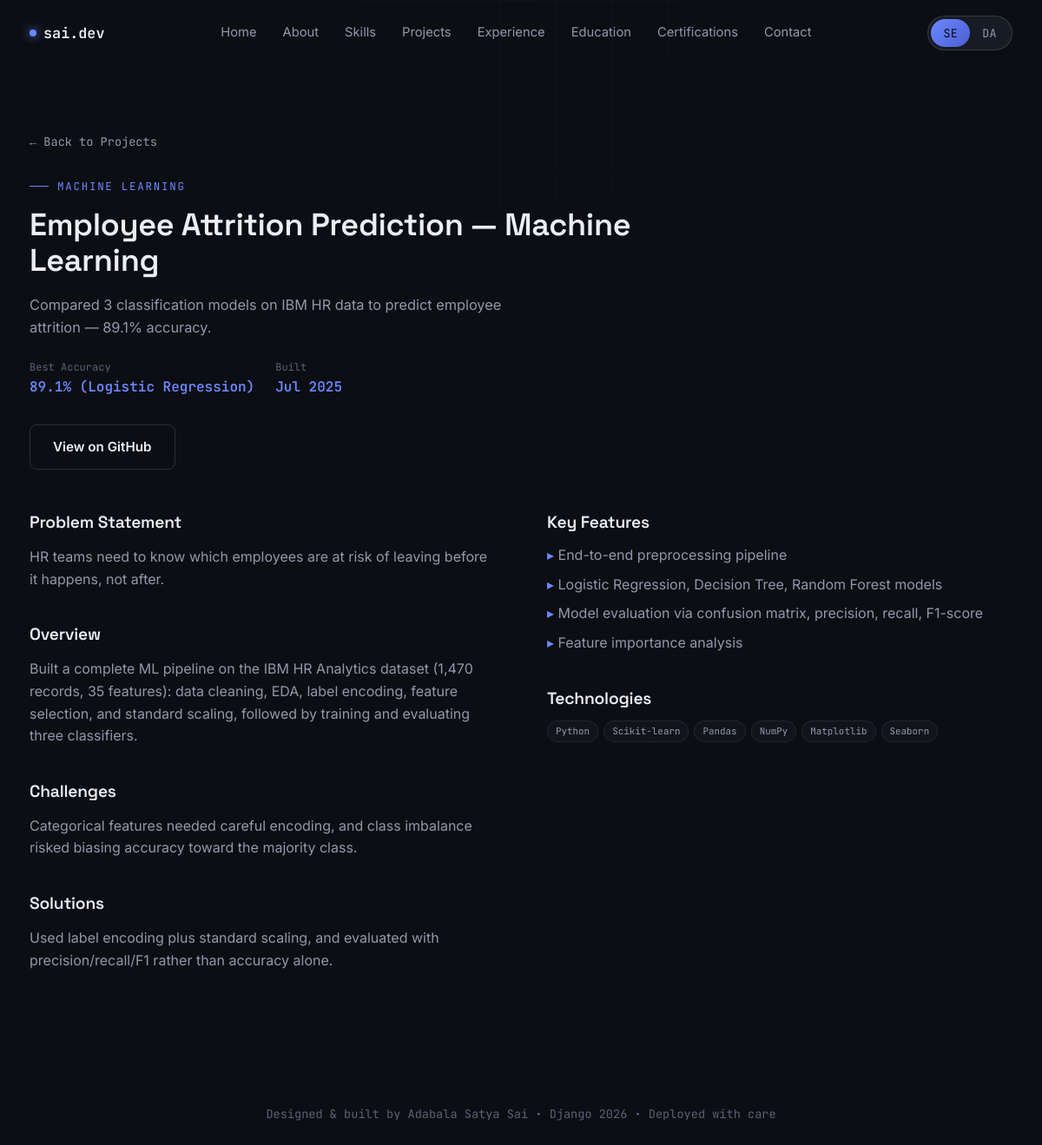
The app's page /projects/employee-attrition-prediction-machine-learning/ with its own data.
### core/models.py (models this page shows, shortened)
class Project(models.Model):
    CATEGORY_CHOICES = [
        ("django", "Django / Web"),
        ("python", "Python"),
        ("data", "Data Analysis"),
        ("ml", "Machine Learning"),
        ("bi", "Business Intelligence"),
    ]
    title = models.CharField(max_length=120)
    slug = models.SlugField(max_length=140, unique=True, blank=True)
    track = models.CharField(max_length=6, choices=TRACK_CHOICES, default="both")
    category = models.CharField(max_length=10, choices=CATEGORY_CHOICES, default="django")
    short_description = models.CharField(max_length=220)
    description = models.TextField(blank=True)
    problem_statement = models.TextField(blank=True)
    features = models.TextField(blank=True, help_text="One feature per line.")
    challenges = models.TextField(blank=True)
    solutions = models.TextField(blank=True)
    technologies = models.CharField(
        max_length=300, help_text="Comma-separated, e.g. Python, Django, SQLite"
    )
    image = models.ImageField(upload_to="projects/", blank=True, null=True)
    github_url = models.URLField(blank=True)
    live_url = models.URLField(blank=True)
    metric_label = models.CharField(
        max_length=60, blank=True, help_text="e.g. 'Accuracy' or 'Records analyzed'"
    )
    metric_value = models.CharField(max_length=60, blank=True, help_text="e.g. '89.1%'")
    featured = models.BooleanField(default=False)
    order = models.PositiveIntegerField(default=0)
    created_at = models.DateField()
    class Meta:
        ordering = ["order", "-created_at"]
    @property
    def tech_list(self):
        return [t.strip() for t in self.technologies.split(",") if t.strip()]
    @property
    def feature_list(self):
        return [f.strip() for f in self.features.splitlines() if f.strip()]

class SiteProfile(models.Model):
    full_name = models.CharField(max_length=120, default="Adabala Satya Sai")
    location = models.CharField(max_length=120, default="Razole, Andhra Pradesh, India")
    email = models.EmailField(default="saiadabala53@gmail.com")
    phone = models.CharField(max_length=30, blank=True, default="+91 8008968188")
    github_url = models.URLField(default="https://github.com/Satyasai-Adabala")
    linkedin_url = models.URLField(default="https://linkedin.com/in/satya-sai-adabala-333687286")
    tagline_se = models.CharField(
        max_length=200, default="Python & Django Developer building things that ship."
    )
    tagline_da = models.CharField(
        max_length=200, default="Data Analyst turning raw numbers into decisions."
    )
    summary = models.TextField(
        default=(
            "Fresher engineering graduate who builds real, working software instead of "
            "tutorial clones - a live Django e-commerce platform, four end-to-end data "
            "projects, and a habit of shipping rather than just learning."
        )
    )
    resume_se = models.FileField(upload_to="resumes/", blank=True, null=True)
    resume_da = models.FileField(upload_to="resumes/", blank=True, null=True)
    projects_completed = models.PositiveIntegerField(default=5)
    technologies_count = models.PositiveIntegerField(default=18)
    internships_count = models.PositiveIntegerField(default=2)
    certifications_count = models.PositiveIntegerField(default=4)
    class Meta:
        verbose_name = "Site Profile"
        verbose_name_plural = "Site Profile"
    @classmethod
    def load(cls):
        obj, _ = cls.objects.get_or_create(pk=1)
        return obj

### core/views.py (the view)
# urls.py: path("projects/<slug:slug>/", views.project_detail, name="project_detail"),
def project_detail(request, slug):
    project = get_object_or_404(Project, slug=slug)
    related = Project.objects.exclude(slug=slug).filter(category=project.category)[:3]
    return render(
        request,
        "project_detail.html",
        {"project": project, "related": related},
    )

### core/context_processors.py (called while the page is built)
def site_profile(request):
    return {"profile": SiteProfile.load()}

### templates/project_detail.html (shortened to what this page needs)
{% extends "base.html" %}
{% block content %}
<section class="detail-hero">
  <div class="container">
    <a href="{% url 'home' %}#projects" class="back-link">← Back to Projects</a>
    <div class="eyebrow">{{ project.get_category_display }}</div>
    <h1 class="section-title" style="max-width:700px;">{{ project.title }}</h1>
    <p class="section-sub" style="margin-bottom:0;">{{ project.short_description }}</p>
    <div class="detail-meta">
      {% if project.metric_value %}
      <div class="detail-meta-item"><div class="label">{{ project.metric_label }}</div><div class="value">{{ project.metric_value }}</div></div>
      {% endif %}
      <div class="detail-meta-item"><div class="label">Built</div><div class="value">{{ project.created_at|date:"M Y" }}</div></div>
    </div>
    <div class="project-links" style="margin-bottom:50px;">
      {% if project.github_url %}<a href="{{ project.github_url }}" target="_blank" rel="noopener" class="btn btn-ghost">View on GitHub</a>{% endif %}
    </div>
    <div class="two-col">
      <div>
        {% if project.problem_statement %}
        <div class="detail-block">
          <h3>Problem Statement</h3>
          <p>{{ project.problem_statement }}</p>
        </div>
        {% endif %}
        {% if project.description %}
        <div class="detail-block">
          <h3>Overview</h3>
          <p>{{ project.description }}</p>
        </div>
        {% endif %}
        {% if project.challenges %}
        <div class="detail-block">
          <h3>Challenges</h3>
          <p>{{ project.challenges }}</p>
        </div>
        {% endif %}
        {% if project.solutions %}
        <div class="detail-block">
          <h3>Solutions</h3>
          <p>{{ project.solutions }}</p>
        </div>
        {% endif %}
      </div>
      <div>
        {% if project.feature_list %}
        <div class="detail-block">
          <h3>Key Features</h3>
          <ul>{% for f in project.feature_list %}<li>{{ f }}</li>{% endfor %}</ul>
        </div>
        {% endif %}
        <div class="detail-block">
          <h3>Technologies</h3>
          <div class="project-tech">{% for t in project.tech_list %}<span class="tech-pill">{{ t }}</span>{% endfor %}</div>
        </div>
      </div>
    </div>
  </div>
</section>
{% endblock %}

### templates/base.html (shortened to what this page needs)
{% load static %}
<!DOCTYPE html>
<html lang="en">
<head>
<link rel="stylesheet" href="{% static 'css/style.css' %}">
</head>
<body data-mode="se">
<nav class="navbar">
  <div class="container nav-inner">
    <a href="#home" class="brand"><span class="dot"></span>sai.dev</a>
    <ul class="nav-links">
      <li><a href="#home">Home</a></li>
      <li><a href="#about">About</a></li>
      <li><a href="#skills">Skills</a></li>
      <li><a href="#projects">Projects</a></li>
      <li><a href="#experience">Experience</a></li>
      <li><a href="#education">Education</a></li>
      <li><a href="#certifications">Certifications</a></li>
      <li><a href="#contact">Contact</a></li>
    </ul>
    <div class="nav-right">
      <div class="mode-switch">
        <div class="thumb"></div>
        <button data-mode-btn="se" class="active">SE</button>
        <button data-mode-btn="da">DA</button>
      </div>
    </div>
  </div>
</nav>
{% block content %}{% endblock %}
<footer>
  <p>Designed &amp; built by {{ profile.full_name }} <span class="dot">·</span> Django {% now "Y" %} <span class="dot">·</span> Deployed with care</p>
</footer>
</body>
</html>

### records on screen
Project: category "MACHINE LEARNING", title "Employee Attrition Prediction — Machine Learning", short_description "Compared 3 classification models on IBM HR data to predict employee attrition — 89.1% accuracy.", metric_label "Best Accuracy", metric_value "89.1% (Logistic Regression)", created_at "Jul 2025", problem_statement "HR teams need to know which employees are at risk of leaving before it happens, not after.", description "Built a complete ML pipeline on the IBM HR Analytics dataset (1,470 records, 35 features): data cleaning, EDA, label encoding, feature selection, and standard scaling, followed by training and evaluating three classifiers.", challenges "Categorical features needed careful encoding, and class imbalance risked biasing accuracy toward the majority class.", solutions "Used label encoding plus standard scaling, and evaluated with precision/recall/F1 rather than accuracy alone."
SiteProfile: full_name "Adabala Satya Sai"

### other values on screen
{{ f }} "End-to-end preprocessing pipeline" "Logistic Regression, Decision Tree, Random Forest models" "Model evaluation via confusion matrix, precision, recall, F1-score" "Feature importance analysis"
{{ t }} "Python" "Scikit-learn" "Pandas" "NumPy" "Matplotlib" "Seaborn"
